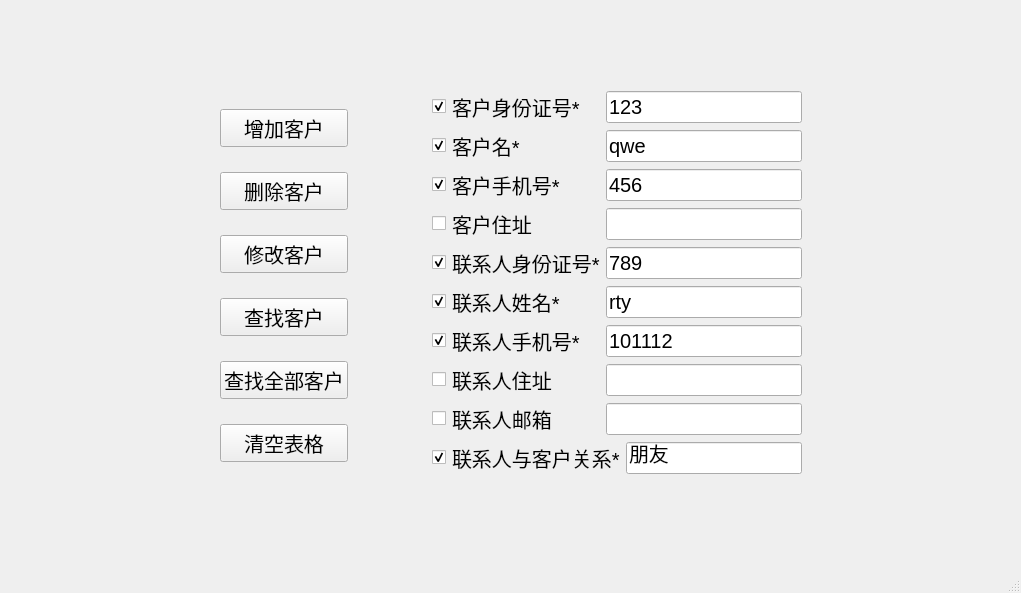
<?xml version="1.0" encoding="UTF-8"?>
<ui version="4.0">
 <class>customer</class>
 <widget class="QMainWindow" name="customer">
  <property name="geometry">
   <rect>
    <x>0</x>
    <y>0</y>
    <width>1021</width>
    <height>593</height>
   </rect>
  </property>
  <property name="windowTitle">
   <string>客户管理</string>
  </property>
  <property name="windowIcon">
   <iconset resource="res.qrc">
    <normaloff>:/icons/images/mysql.png</normaloff>:/icons/images/mysql.png</iconset>
  </property>
  <widget class="QWidget" name="centralwidget">
   <layout class="QGridLayout" name="gridLayout_4">
    <item row="0" column="0" rowspan="3">
     <spacer name="horizontalSpacer_2">
      <property name="orientation">
       <enum>Qt::Horizontal</enum>
      </property>
      <property name="sizeHint" stdset="0">
       <size>
        <width>103</width>
        <height>516</height>
       </size>
      </property>
     </spacer>
    </item>
    <item row="1" column="1">
     <layout class="QGridLayout" name="gridLayout_3">
      <item row="0" column="0">
       <layout class="QGridLayout" name="gridLayout_2">
        <item row="3" column="0">
         <widget class="QPushButton" name="btnSearch">
          <property name="font">
           <font>
            <pointsize>15</pointsize>
           </font>
          </property>
          <property name="text">
           <string>查找客户</string>
          </property>
         </widget>
        </item>
        <item row="1" column="0">
         <widget class="QPushButton" name="btnDel">
          <property name="font">
           <font>
            <pointsize>15</pointsize>
           </font>
          </property>
          <property name="text">
           <string>删除客户</string>
          </property>
         </widget>
        </item>
        <item row="2" column="0">
         <widget class="QPushButton" name="btnEdit">
          <property name="font">
           <font>
            <pointsize>15</pointsize>
           </font>
          </property>
          <property name="text">
           <string>修改客户</string>
          </property>
         </widget>
        </item>
        <item row="0" column="0">
         <widget class="QPushButton" name="btnAdd">
          <property name="font">
           <font>
            <pointsize>15</pointsize>
           </font>
          </property>
          <property name="text">
           <string>增加客户</string>
          </property>
         </widget>
        </item>
        <item row="5" column="0">
         <widget class="QPushButton" name="btnClear">
          <property name="font">
           <font>
            <pointsize>15</pointsize>
           </font>
          </property>
          <property name="text">
           <string>清空表格</string>
          </property>
         </widget>
        </item>
        <item row="4" column="0">
         <widget class="QPushButton" name="btnSearchAll">
          <property name="font">
           <font>
            <pointsize>15</pointsize>
           </font>
          </property>
          <property name="text">
           <string>查找全部客户</string>
          </property>
         </widget>
        </item>
       </layout>
      </item>
      <item row="0" column="1">
       <spacer name="horizontalSpacer">
        <property name="orientation">
         <enum>Qt::Horizontal</enum>
        </property>
        <property name="sizeHint" stdset="0">
         <size>
          <width>78</width>
          <height>392</height>
         </size>
        </property>
       </spacer>
      </item>
      <item row="0" column="2">
       <layout class="QGridLayout" name="gridLayout">
        <item row="0" column="0">
         <widget class="QCheckBox" name="chkCuId">
          <property name="text">
           <string/>
          </property>
          <property name="checked">
           <bool>true</bool>
          </property>
         </widget>
        </item>
        <item row="0" column="1">
         <widget class="QLabel" name="laCuId">
          <property name="font">
           <font>
            <pointsize>15</pointsize>
           </font>
          </property>
          <property name="text">
           <string>客户身份证号*</string>
          </property>
         </widget>
        </item>
        <item row="0" column="2" colspan="2">
         <widget class="QLineEdit" name="txtCuId">
          <property name="font">
           <font>
            <pointsize>15</pointsize>
           </font>
          </property>
          <property name="text">
           <string>123</string>
          </property>
         </widget>
        </item>
        <item row="1" column="0">
         <widget class="QCheckBox" name="chkCuName">
          <property name="text">
           <string/>
          </property>
          <property name="checked">
           <bool>true</bool>
          </property>
         </widget>
        </item>
        <item row="1" column="1">
         <widget class="QLabel" name="laCuName">
          <property name="font">
           <font>
            <pointsize>15</pointsize>
           </font>
          </property>
          <property name="text">
           <string>客户名*</string>
          </property>
         </widget>
        </item>
        <item row="1" column="2" colspan="2">
         <widget class="QLineEdit" name="txtCuName">
          <property name="font">
           <font>
            <pointsize>15</pointsize>
           </font>
          </property>
          <property name="text">
           <string>qwe</string>
          </property>
         </widget>
        </item>
        <item row="2" column="0">
         <widget class="QCheckBox" name="chkCuPhone">
          <property name="text">
           <string/>
          </property>
          <property name="checked">
           <bool>true</bool>
          </property>
         </widget>
        </item>
        <item row="2" column="1">
         <widget class="QLabel" name="laCuPhone">
          <property name="font">
           <font>
            <pointsize>15</pointsize>
           </font>
          </property>
          <property name="text">
           <string>客户手机号*</string>
          </property>
         </widget>
        </item>
        <item row="2" column="2" colspan="2">
         <widget class="QLineEdit" name="txtCuPhone">
          <property name="font">
           <font>
            <pointsize>15</pointsize>
           </font>
          </property>
          <property name="text">
           <string>456</string>
          </property>
         </widget>
        </item>
        <item row="3" column="0">
         <widget class="QCheckBox" name="chkCuAddr">
          <property name="text">
           <string/>
          </property>
         </widget>
        </item>
        <item row="3" column="1">
         <widget class="QLabel" name="laCuAddr">
          <property name="font">
           <font>
            <pointsize>15</pointsize>
           </font>
          </property>
          <property name="text">
           <string>客户住址</string>
          </property>
         </widget>
        </item>
        <item row="3" column="2" colspan="2">
         <widget class="QLineEdit" name="txtCuAddr">
          <property name="font">
           <font>
            <pointsize>15</pointsize>
           </font>
          </property>
         </widget>
        </item>
        <item row="4" column="0">
         <widget class="QCheckBox" name="chkExId">
          <property name="text">
           <string/>
          </property>
          <property name="checked">
           <bool>true</bool>
          </property>
         </widget>
        </item>
        <item row="4" column="1">
         <widget class="QLabel" name="laExId">
          <property name="font">
           <font>
            <pointsize>15</pointsize>
           </font>
          </property>
          <property name="text">
           <string>联系人身份证号*</string>
          </property>
         </widget>
        </item>
        <item row="4" column="2" colspan="2">
         <widget class="QLineEdit" name="txtExId">
          <property name="font">
           <font>
            <pointsize>15</pointsize>
           </font>
          </property>
          <property name="text">
           <string>789</string>
          </property>
         </widget>
        </item>
        <item row="5" column="0">
         <widget class="QCheckBox" name="chkExName">
          <property name="text">
           <string/>
          </property>
          <property name="checked">
           <bool>true</bool>
          </property>
         </widget>
        </item>
        <item row="5" column="1">
         <widget class="QLabel" name="laExName">
          <property name="font">
           <font>
            <pointsize>15</pointsize>
           </font>
          </property>
          <property name="text">
           <string>联系人姓名*</string>
          </property>
         </widget>
        </item>
        <item row="5" column="2" colspan="2">
         <widget class="QLineEdit" name="txtExName">
          <property name="font">
           <font>
            <pointsize>15</pointsize>
           </font>
          </property>
          <property name="text">
           <string>rty</string>
          </property>
         </widget>
        </item>
        <item row="6" column="0">
         <widget class="QCheckBox" name="chkExPhone">
          <property name="text">
           <string/>
          </property>
          <property name="checked">
           <bool>true</bool>
          </property>
         </widget>
        </item>
        <item row="6" column="1">
         <widget class="QLabel" name="laExPhone">
          <property name="font">
           <font>
            <pointsize>15</pointsize>
           </font>
          </property>
          <property name="text">
           <string>联系人手机号*</string>
          </property>
         </widget>
        </item>
        <item row="6" column="2" colspan="2">
         <widget class="QLineEdit" name="txtExPhone">
          <property name="font">
           <font>
            <pointsize>15</pointsize>
           </font>
          </property>
          <property name="text">
           <string>101112</string>
          </property>
         </widget>
        </item>
        <item row="7" column="0">
         <widget class="QCheckBox" name="chkExAddr">
          <property name="text">
           <string/>
          </property>
         </widget>
        </item>
        <item row="7" column="1">
         <widget class="QLabel" name="laExAddr">
          <property name="font">
           <font>
            <pointsize>15</pointsize>
           </font>
          </property>
          <property name="text">
           <string>联系人住址</string>
          </property>
         </widget>
        </item>
        <item row="7" column="2" colspan="2">
         <widget class="QLineEdit" name="txtExAddr">
          <property name="font">
           <font>
            <pointsize>15</pointsize>
           </font>
          </property>
         </widget>
        </item>
        <item row="8" column="0">
         <widget class="QCheckBox" name="chkExEmail">
          <property name="text">
           <string/>
          </property>
         </widget>
        </item>
        <item row="8" column="1">
         <widget class="QLabel" name="laExEmail">
          <property name="font">
           <font>
            <pointsize>15</pointsize>
           </font>
          </property>
          <property name="text">
           <string>联系人邮箱</string>
          </property>
         </widget>
        </item>
        <item row="8" column="2" colspan="2">
         <widget class="QLineEdit" name="txtExEmail">
          <property name="font">
           <font>
            <pointsize>15</pointsize>
           </font>
          </property>
         </widget>
        </item>
        <item row="9" column="0">
         <widget class="QCheckBox" name="chkRelationship">
          <property name="text">
           <string/>
          </property>
          <property name="checked">
           <bool>true</bool>
          </property>
         </widget>
        </item>
        <item row="9" column="1" colspan="2">
         <widget class="QLabel" name="laRelationship">
          <property name="font">
           <font>
            <pointsize>15</pointsize>
           </font>
          </property>
          <property name="text">
           <string>联系人与客户关系*</string>
          </property>
         </widget>
        </item>
        <item row="9" column="3">
         <widget class="QLineEdit" name="txtRelationship">
          <property name="font">
           <font>
            <pointsize>15</pointsize>
           </font>
          </property>
          <property name="text">
           <string>朋友</string>
          </property>
         </widget>
        </item>
       </layout>
      </item>
     </layout>
    </item>
    <item row="1" column="2">
     <spacer name="horizontalSpacer_3">
      <property name="orientation">
       <enum>Qt::Horizontal</enum>
      </property>
      <property name="sizeHint" stdset="0">
       <size>
        <width>123</width>
        <height>17</height>
       </size>
      </property>
     </spacer>
    </item>
    <item row="2" column="1">
     <spacer name="verticalSpacer_2">
      <property name="orientation">
       <enum>Qt::Vertical</enum>
      </property>
      <property name="sizeHint" stdset="0">
       <size>
        <width>20</width>
        <height>35</height>
       </size>
      </property>
     </spacer>
    </item>
    <item row="0" column="1">
     <spacer name="verticalSpacer">
      <property name="orientation">
       <enum>Qt::Vertical</enum>
      </property>
      <property name="sizeHint" stdset="0">
       <size>
        <width>20</width>
        <height>67</height>
       </size>
      </property>
     </spacer>
    </item>
   </layout>
  </widget>
  <widget class="QMenuBar" name="menubar">
   <property name="geometry">
    <rect>
     <x>0</x>
     <y>0</y>
     <width>1021</width>
     <height>26</height>
    </rect>
   </property>
  </widget>
  <widget class="QStatusBar" name="statusbar"/>
 </widget>
 <resources>
  <include location="res.qrc"/>
 </resources>
 <connections/>
</ui>
